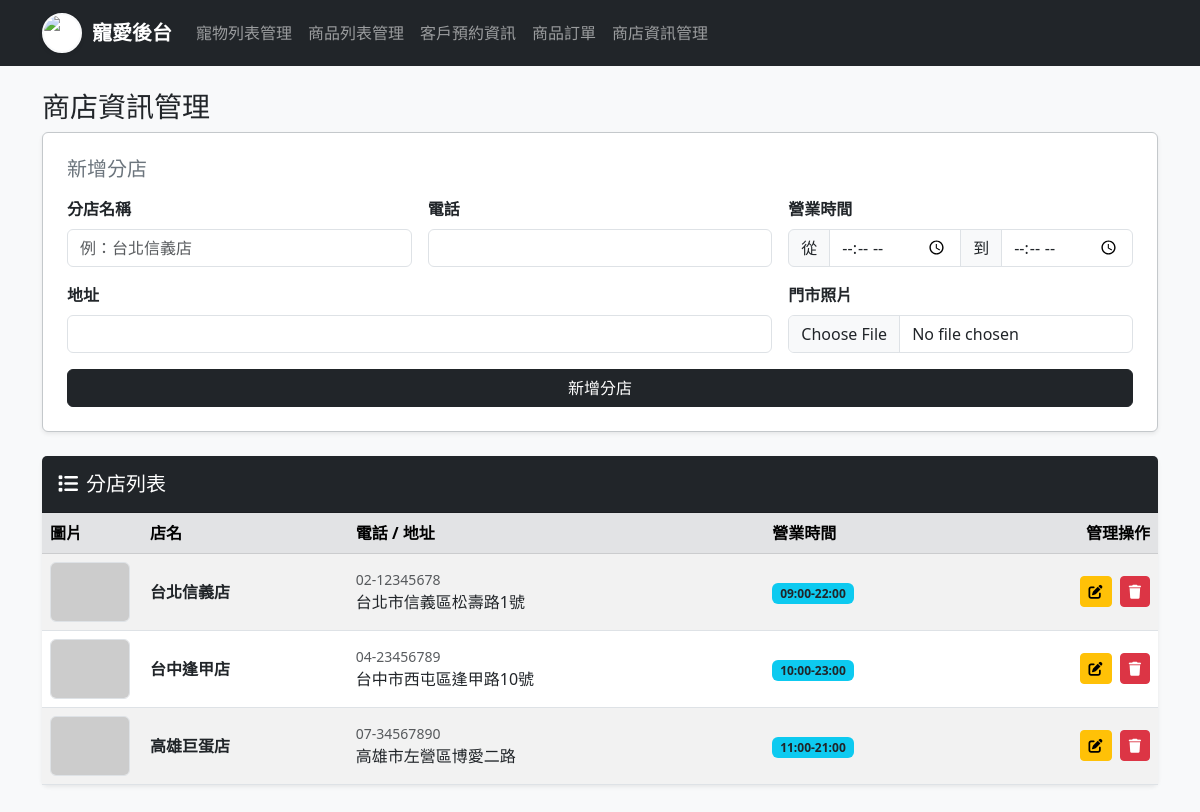
Page /store_mngt.php (signed in) on the committed database.
### tables this page shows
CREATE TABLE STORE (
  storeID int(11) NOT NULL AUTO_INCREMENT,
  storeName varchar(50) NOT NULL,
  address varchar(100) DEFAULT NULL,
  Phone varchar(20) DEFAULT NULL,
  worktime varchar(50) DEFAULT NULL,
  PRIMARY KEY (`storeID`)
);

### store_mngt.php (the view, shortened to what this page needs)
<?php
include 'db_connect.php';
$editData = null;
$open_default = '';
$close_default = '';
?>
<!DOCTYPE html>
<html lang="zh-TW">
<head>
    <link href="https://cdn.jsdelivr.net/npm/bootstrap@5.3.0/dist/css/bootstrap.min.css" rel="stylesheet">
    <link rel="stylesheet" href="https://cdnjs.cloudflare.com/ajax/libs/font-awesome/6.0.0/css/all.min.css">
</head>
<body class="bg-light">
    <?php include 'navbar.php'; ?>
    <div class="container mt-4">
        <h3>商店資訊管理</h3>
        <form method="post" enctype="multipart/form-data" class="card p-4 mb-4 bg-white shadow-sm border-secondary-subtle">
            <h5 class="text-secondary mb-3">
                <?php echo $editData ? '編輯分店資料' : '新增分店'; ?>
            </h5>
            <div class="row g-3">
                <div class="col-md-4">
                    <label class="form-label fw-bold">分店名稱</label>
                    <input type="text" name="storeName" class="form-control" placeholder="例：台北信義店" required
                           value="<?php echo $editData['storeName'] ?? ''; ?>">
                </div>
                <div class="col-md-4">
                    <label class="form-label fw-bold">電話</label>
                    <input type="text" name="Phone" class="form-control" required
                           value="<?php echo $editData['Phone'] ?? ''; ?>">
                </div>
                <div class="col-md-4">
                    <label class="form-label fw-bold">營業時間</label>
                    <div class="input-group">
                        <span class="input-group-text">從</span>
                        <input type="time" name="open_time" class="form-control" required
                               value="<?php echo $open_default; ?>">
                        <span class="input-group-text">到</span>
                        <input type="time" name="close_time" class="form-control" required
                               value="<?php echo $close_default; ?>">
                    </div>
                </div>
                <div class="col-md-8">
                    <label class="form-label fw-bold">地址</label>
                    <input type="text" name="address" class="form-control" required
                           value="<?php echo $editData['address'] ?? ''; ?>">
                </div>
                <div class="col-md-4">
                    <label class="form-label fw-bold">門市照片</label>
                    <input type="file" name="storeImage" class="form-control">
                </div>
                <div class="col-12">
                    <button type="submit" name="save" class="btn <?php echo $editData ? 'btn-dark-custom' : 'btn-dark-custom'; ?> w-100">
                        <?php echo $editData ? '確認修改' : '新增分店'; ?>
                    </button>
                </div>
            </div>
        </form>
        <div class="card shadow-sm border-0">
            <div class="card-header bg-dark text-white py-3">
                <h5 class="mb-0"><i class="fas fa-list me-2"></i>分店列表</h5>
            </div>
            <div class="card-body p-0">
                <table class="table table-striped table-hover align-middle mb-0">
                    <thead class="table-secondary">
                        <tr>
                            <th>圖片</th>
                            <th>店名</th>
                            <th>電話 / 地址</th>
                            <th>營業時間</th>
                            <th class="text-end">管理操作</th>
                        </tr>
                    </thead>
                    <tbody>
                        <?php
                        $res = $conn->query("SELECT * FROM STORE");
                        if($res->num_rows > 0){
                            while($row = $res->fetch_assoc()){
                                $img = !empty($row['storeImage']) ? $row['storeImage'] : "https://via.placeholder.com/100?text=No+Img";
                                echo "<tr>
                                    <td width='100'>
                                        <img src='$img' class='rounded border' style='width: 80px; height: 60px; object-fit: cover;'>
                                    </td>
                                    <td class='fw-bold'>{$row['storeName']}</td>
                                    <td>
                                        <div class='small text-muted'>{$row['Phone']}</div>
                                        <div>{$row['address']}</div>
                                    </td>
                                    <td><span class='badge bg-info text-dark'>{$row['worktime']}</span></td>
                                    <td class='text-end'>
                                        <a href='?edit={$row['storeID']}' class='btn btn-sm btn-warning me-1'><i class='fas fa-edit'></i></a>
                                        <a href='?del={$row['storeID']}' class='btn btn-danger btn-sm' onclick='confirmDelete(this.href)'><i class='fas fa-trash'></i></a>
                                    </td>
                                </tr>";
                            }
                        } else {
                            echo "<tr><td colspan='5' class='text-center py-4 text-muted'>目前沒有分店資料</td></tr>";
                        }
                        ?>
                    </tbody>
                </table>
            </div>
        </div>
    </div>
    <div style="height: 50px;"></div>
</body>
</html>

### store_mngt.php (style rules this page uses)
.btn-dark-custom { background-color: #212529; color: white; border-color: #212529; }

### rows in the picture
store: storeName "台北信義店", Phone "02-12345678", address "台北市信義區松壽路1號", worktime "09:00-22:00"
store: storeName "台中逢甲店", Phone "04-23456789", address "台中市西屯區逢甲路10號", worktime "10:00-23:00"
store: storeName "高雄巨蛋店", Phone "07-34567890", address "高雄市左營區博愛二路", worktime "11:00-21:00"
